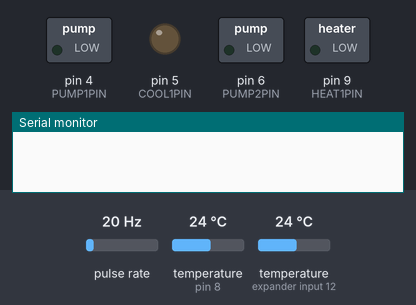
The sketch below on a simulated Arduino Uno, built with avr-gcc and run on an emulated ATmega328P. On the bench: switched loads named in the sketch (green lamp = pin HIGH), output pins drawn as LEDs (lit = HIGH), the last lines printed to the serial monitor. Wiring (inferred from the names in the program): pulse sensor: data pin 2. Inputs (shaded band) come from the test bench; at power-on: pulse rate 20 Hz, temperature (sensors on pin 8, expander input 12) 24 °C.

Above: at 0.1 s.
At 0.9 s:
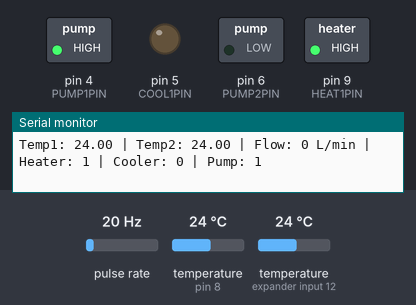
Timing chart, 0 to 2.4 s (numbered marks = the images above):
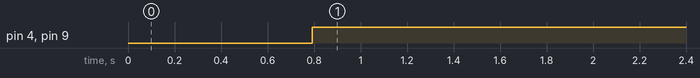

Measured:
- by itself, pin 4 (PUMP1PIN), pin 9 (HEAT1PIN): LOW → HIGH at 0.79 s

The sketch:

04_19_2025_HYSTERESIS_V002_V0_1_copy_OK.ino
```cpp
/*
******************************************************************
 * Vanguard Community College
 * School of Engineering
 * Sketch: 04_14_2025_PWM
 * Date: 15 April 2025
 * This programs is for a small process control trainer
 * It has a process vessel two temperature sensors a Circulation pump
 * a heat exhanger which function as a cooler and a fan to increase
 * the cooling capacity of the heat exchanger
 *
 * The additional sofware library used are OneWire for readng multiple
 * temparature sensors and I2C for short distance communication
 *
 * If you are using more I2C devices using the Wire library use lcd.begin(false)
 * this stops the library(LCD_I2C) from calling Wire.begin()
******************************************************************
*/

#define VCC_001_01 // Read serialnumber from label and change (003) accordingly
#include "common.h"

//sensor flow vars
volatile int flow_frequency;
unsigned int flowRate;
unsigned long cloopTime;
unsigned long currentTime;

//START HYSTERESIS CONFIG
const float T_SP = 40.0;  //SETPOINT
const float HYSTERESIS = 2.0;  //(+-2)
//END HYSTERESIS CONFIG

//pulse count for flowsens
void flow(){
  flow_frequency++;
}

void setup() {
  // Configure pinmodes as output
  pinMode(HEAT1PIN, OUTPUT);     // HEATER 1
  pinMode(PUMP1PIN, OUTPUT);     // PUMP 1
  pinMode(PUMP2PIN, OUTPUT);     // PUMP 2
  pinMode(COOL1PIN, OUTPUT);     // COOLER 1
  // Configure pinmodes as input
  pinMode(FLOW1PIN, INPUT);    // FLOW 1
  digitalWrite(FLOW1PIN, HIGH);
  Serial.begin(9600);
  attachInterrupt(0, flow, RISING);  //interrupts for flow sensor
  TEMP_SENS.begin();
}

void loop() {
  TEMP_SENS.requestTemperatures();
  double TEMP_TT1 = TEMP_SENS.getTempC(ADDR_TT1); // GET DATA FROM TT1
  double TEMP_TT2 = TEMP_SENS.getTempC(ADDR_TT2); // GET DATA FROM TT2
  //flowRate equations
  currentTime = millis();
  if (currentTime >= (cloopTime + 1000)) {
    cloopTime = currentTime;
    flowRate = (flow_frequency / 7.5) -2 ;  //YF-S201 MODEL  (L/ min)
    flow_frequency = 0;
    }
  //logic
  bool needsCooling = (TEMP_TT1 > (T_SP + HYSTERESIS)) || (TEMP_TT2 > (T_SP + HYSTERESIS));
  bool needsHeating = (TEMP_TT1 < (T_SP - HYSTERESIS)) || (TEMP_TT2 < (T_SP - HYSTERESIS));
  //control
  digitalWrite(HEAT1PIN, needsHeating ? HIGH : LOW);
  digitalWrite(COOL1PIN, needsCooling ? HIGH : LOW);
  //PUMP1
  digitalWrite(PUMP1PIN, (needsCooling || needsHeating) ? ON : OFF);
  //Serial
  Serial.print("Temp1: "); Serial.print(TEMP_TT1);
  Serial.print(" | Temp2: "); Serial.print(TEMP_TT2);
  Serial.print(" | Flow: "); Serial.print(flowRate); Serial.print(" L/min");
  Serial.print(" | Heater: "); Serial.print(digitalRead(HEAT1PIN));
  Serial.print(" | Cooler: "); Serial.print(digitalRead(COOL1PIN));
  Serial.print(" | Pump: "); Serial.println(digitalRead(PUMP1PIN));

  delay(500);
}
```

common.h
```cpp
/*  Inlcude file for _______ process trainer serial number _____
    In this file define only hardware addresses, and specific arduino ports to be used
*/
/* ############Don't change below this line###############*/
// First we include the libraries
#include <OneWire.h>            // communication protocol for OneWire devies
#include <DallasTemperature.h>  // Library for DS Temperature Sensor
//#include <LCD_I2C.h>            // Communication with liquid crystal display with I2C communications
//#include <LiquidCrystal.h>      // Communication with liquid crystal display withour I2C communication
#include "vcc_001_01.h"

OneWire oneWire(ONE_WIRE_BUS);  // Setup an instance to communicate with any 1-Wire devices
DallasTemperature TEMP_SENS(&oneWire);

double TEMP_TT1 = 0;            // Temp TT1
double TEMP_TT2 = 0;            // Temp TT2
unsigned long StartTime;
unsigned int  BRANCH = 1;       // Start in branch 1 to force complete start cycle
```

vcc_001_01.h
```cpp
/*  Inlcude file for VSEN______ process trainer serial number ____
    In this file define only hardware addresses, and specific arduino ports to be used
*/

#ifdef VCC_001_01
  // Arduino UNO as Microcontroller
  /* Assign OneWire Address */
  uint8_t ADDR_TT1[8] = {0x28, 0x81, 0x8E, 0x53, 0x3A, 0x19, 0x01, 0x4E}; // Temp sensor TT1
  uint8_t ADDR_TT2[8] = {0x28, 0x32, 0xA0, 0x5B, 0x3A, 0x19, 0x01, 0x56}; // Temp sensor TT2
  #define HEAT1PIN     9  // Heater is activated from Arduino UNO pin 9
  #define PUMP1PIN     4  // Pump 1 is activated from Arduino UNO pin 3
  #define PUMP2PIN     6  // Pump 2 is activated from Arduino UNO pin 5
  #define COOL1PIN     5  // Fan  1 is activared from Arduino UNO pin 6
  unsigned char FLOW1PIN = 2;  // Read data from flow sensor 1
  #define ONE_WIRE_BUS 8  // 1-Wire two devices in total  --YELLOW
  //LCD_I2C lcd1(0x27);     // Setup and instance to communicate with LCD
  //OneWire oneWire(ONE_WIRE_BUS);  // Setup an instance to communicate with any 1-Wire devices
  //DallasTemperature TEMP_SENS(&oneWire);
  #define ON HIGH
  #define OFF LOW

#endif
```
